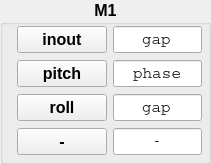
         <widget class="QGroupBox" name="groupBox_M1">
          <property name="font">
           <font>
            <pointsize>12</pointsize>
            <weight>75</weight>
            <bold>true</bold>
            <kerning>true</kerning>
           </font>
          </property>
          <property name="title">
           <string>M1</string>
          </property>
          <property name="alignment">
           <set>Qt::AlignHCenter|Qt::AlignTop</set>
          </property>
          <widget class="QLineEdit" name="lineEdit_M1_x">
           <property name="geometry">
            <rect>
             <x>113</x>
             <y>26</y>
             <width>89</width>
             <height>27</height>
            </rect>
           </property>
           <property name="sizePolicy">
            <sizepolicy hsizetype="Fixed" vsizetype="Fixed">
             <horstretch>0</horstretch>
             <verstretch>0</verstretch>
            </sizepolicy>
           </property>
           <property name="font">
            <font>
             <family>Courier</family>
             <pointsize>12</pointsize>
             <weight>50</weight>
             <bold>false</bold>
            </font>
           </property>
           <property name="statusTip">
            <string>optic 1</string>
           </property>
           <property name="whatsThis">
            <string>first optic title</string>
           </property>
           <property name="text">
            <string>gap</string>
           </property>
           <property name="alignment">
            <set>Qt::AlignCenter</set>
           </property>
          </widget>
          <widget class="QPushButton" name="pushButton_M1_x">
           <property name="geometry">
            <rect>
             <x>17</x>
             <y>26</y>
             <width>90</width>
             <height>27</height>
            </rect>
           </property>
           <property name="sizePolicy">
            <sizepolicy hsizetype="Fixed" vsizetype="Fixed">
             <horstretch>0</horstretch>
             <verstretch>0</verstretch>
            </sizepolicy>
           </property>
           <property name="font">
            <font>
             <weight>75</weight>
             <bold>true</bold>
            </font>
           </property>
           <property name="text">
            <string>inout</string>
           </property>
          </widget>
          <widget class="QLineEdit" name="lineEdit_M1_Ry">
           <property name="geometry">
            <rect>
             <x>113</x>
             <y>60</y>
             <width>89</width>
             <height>27</height>
            </rect>
           </property>
           <property name="sizePolicy">
            <sizepolicy hsizetype="Fixed" vsizetype="Fixed">
             <horstretch>0</horstretch>
             <verstretch>0</verstretch>
            </sizepolicy>
           </property>
           <property name="font">
            <font>
             <family>Courier</family>
             <pointsize>12</pointsize>
             <weight>50</weight>
             <bold>false</bold>
            </font>
           </property>
           <property name="statusTip">
            <string>optic 1</string>
           </property>
           <property name="whatsThis">
            <string>first optic title</string>
           </property>
           <property name="text">
            <string>phase</string>
           </property>
           <property name="alignment">
            <set>Qt::AlignCenter</set>
           </property>
          </widget>
          <widget class="QLineEdit" name="lineEdit_M1_Rz">
           <property name="enabled">
            <bool>true</bool>
           </property>
           <property name="geometry">
            <rect>
             <x>113</x>
             <y>94</y>
             <width>89</width>
             <height>27</height>
            </rect>
           </property>
           <property name="sizePolicy">
            <sizepolicy hsizetype="Fixed" vsizetype="Fixed">
             <horstretch>0</horstretch>
             <verstretch>0</verstretch>
            </sizepolicy>
           </property>
           <property name="font">
            <font>
             <family>Courier</family>
             <pointsize>12</pointsize>
             <weight>50</weight>
             <bold>false</bold>
            </font>
           </property>
           <property name="statusTip">
            <string>optic 1</string>
           </property>
           <property name="whatsThis">
            <string>first optic title</string>
           </property>
           <property name="text">
            <string>gap</string>
           </property>
           <property name="frame">
            <bool>true</bool>
           </property>
           <property name="alignment">
            <set>Qt::AlignCenter</set>
           </property>
           <property name="clearButtonEnabled">
            <bool>false</bool>
           </property>
          </widget>
          <widget class="QPushButton" name="pushButton_M1_Ry">
           <property name="geometry">
            <rect>
             <x>17</x>
             <y>60</y>
             <width>90</width>
             <height>27</height>
            </rect>
           </property>
           <property name="sizePolicy">
            <sizepolicy hsizetype="Fixed" vsizetype="Fixed">
             <horstretch>0</horstretch>
             <verstretch>0</verstretch>
            </sizepolicy>
           </property>
           <property name="font">
            <font>
             <weight>75</weight>
             <bold>true</bold>
            </font>
           </property>
           <property name="text">
            <string>pitch</string>
           </property>
          </widget>
          <widget class="QPushButton" name="pushButton_M1_Rz">
           <property name="geometry">
            <rect>
             <x>17</x>
             <y>94</y>
             <width>90</width>
             <height>27</height>
            </rect>
           </property>
           <property name="sizePolicy">
            <sizepolicy hsizetype="Fixed" vsizetype="Fixed">
             <horstretch>0</horstretch>
             <verstretch>0</verstretch>
            </sizepolicy>
           </property>
           <property name="font">
            <font>
             <weight>75</weight>
             <bold>true</bold>
            </font>
           </property>
           <property name="text">
            <string>roll</string>
           </property>
          </widget>
          <widget class="QPushButton" name="pushButton_M1_spare">
           <property name="geometry">
            <rect>
             <x>17</x>
             <y>128</y>
             <width>90</width>
             <height>27</height>
            </rect>
           </property>
           <property name="sizePolicy">
            <sizepolicy hsizetype="Fixed" vsizetype="Fixed">
             <horstretch>0</horstretch>
             <verstretch>0</verstretch>
            </sizepolicy>
           </property>
           <property name="font">
            <font>
             <weight>75</weight>
             <bold>true</bold>
            </font>
           </property>
           <property name="text">
            <string>-</string>
           </property>
          </widget>
          <widget class="QLineEdit" name="lineEdit_M1_spare">
           <property name="enabled">
            <bool>true</bool>
           </property>
           <property name="geometry">
            <rect>
             <x>113</x>
             <y>128</y>
             <width>89</width>
             <height>27</height>
            </rect>
           </property>
           <property name="sizePolicy">
            <sizepolicy hsizetype="Fixed" vsizetype="Fixed">
             <horstretch>0</horstretch>
             <verstretch>0</verstretch>
            </sizepolicy>
           </property>
           <property name="font">
            <font>
             <family>Courier</family>
             <pointsize>12</pointsize>
             <weight>50</weight>
             <bold>false</bold>
            </font>
           </property>
           <property name="statusTip">
            <string>optic 1</string>
           </property>
           <property name="whatsThis">
            <string>first optic title</string>
           </property>
           <property name="text">
            <string>-</string>
           </property>
           <property name="frame">
            <bool>true</bool>
           </property>
           <property name="alignment">
            <set>Qt::AlignCenter</set>
           </property>
          </widget>
         </widget>
